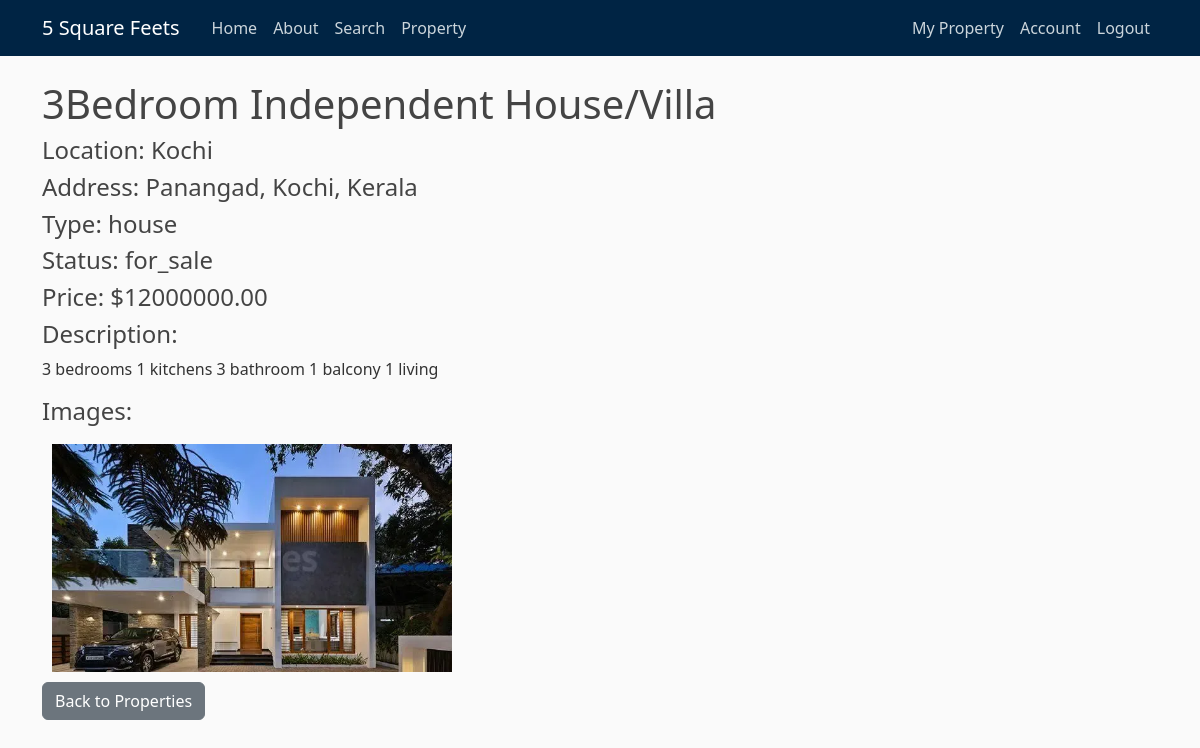
The page /property1/2 (signed in) on the database as committed earlier.
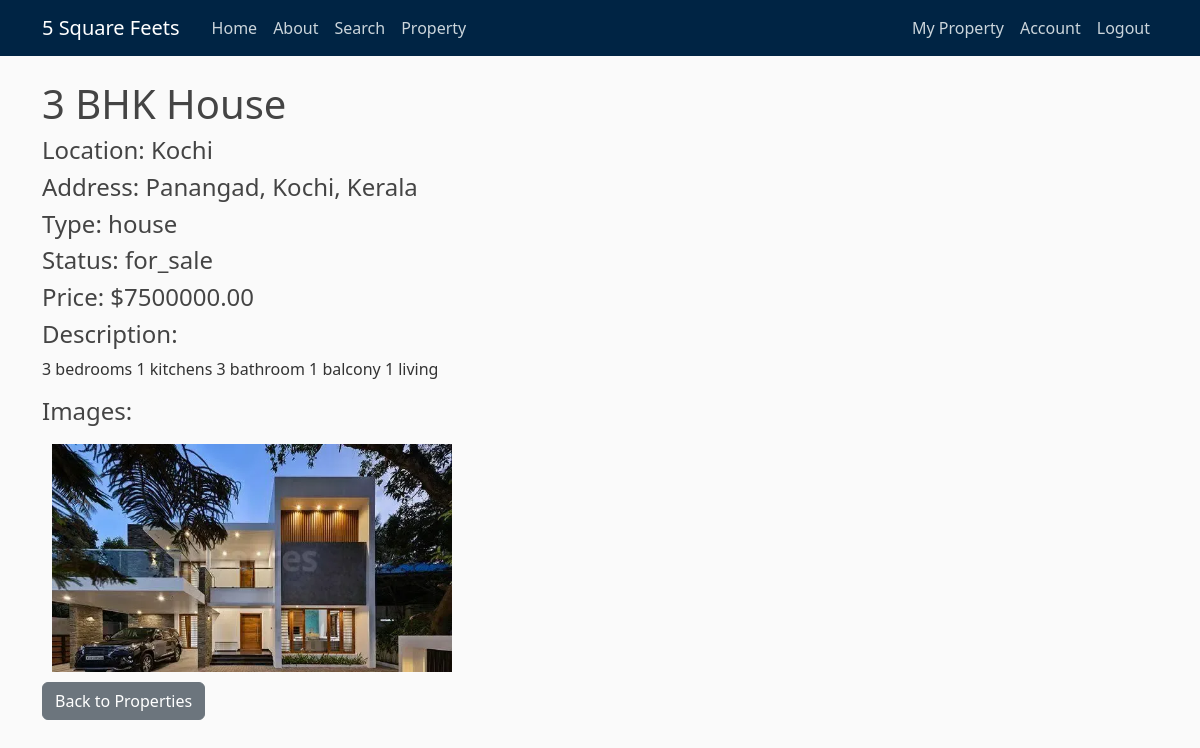
The same page on the database as committed later.
### fivesquarefeets/models.py (models this page shows, shortened)
class Property(db.Model):
    property_id = db.Column(db.Integer, primary_key=True)
    property_title = db.Column(db.String(100), nullable=False)
    location = db.Column(db.String(100), nullable=False)
    address = db.Column(db.Text, nullable=False)
    property_type = db.Column(db.Enum('house', 'apartment', 'office', 'retail', 'land', name='property_type_enum'), nullable=False)
    status = db.Column(db.Enum('for_sale', 'for_rent', 'pending', 'sold', name='status_enum'), nullable=False)
    price = db.Column(db.Numeric(10, 2), nullable=False)
    description = db.Column(db.Text, nullable=False)
    images = db.Column(db.Text, nullable=True)  # Can store paths or URLs to images
    date_posted = db.Column(db.DateTime, nullable=False, default=datetime.now(timezone.utc))
    user_id = db.Column(db.Integer, db.ForeignKey('user.id'), nullable=False)
    bookings = db.relationship('Booking', backref='property', lazy=True)
    reviews = db.relationship('Review', backref='property', lazy=True)

### fivesquarefeets/routes.py (the view)
@bp.route("/property1/<int:property_id>")
@login_required
def view_property(property_id):
    property = Property.query.get_or_404(property_id)
    if property.author != current_user:
        flash('You do not have permission to view this property.', 'danger')
        return redirect(url_for('main.myproperty'))
    return render_template('view_property.html', title=property.property_title, property=property)

### fivesquarefeets/models.py (called while the page is built)
@login_manager.user_loader
def load_user(user_id):
    return db.session.get(User, int(user_id))

### fivesquarefeets/templates/view_property.html (shortened to what this page needs)
{% extends "layout.html" %}
{% block content %}
    <h1>{{ property.property_title }}</h1>
    <h4>Location: {{ property.location }}</h4>
    <h4>Address: {{ property.address }}</h4>
    <h4>Type: {{ property.property_type }}</h4>
    <h4>Status: {{ property.status }}</h4>
    <h4>Price: ${{ property.price }}</h4>
    <h4>Description:</h4>
    <p>{{ property.description }}</p>
    {% if property.images %}
        <h4>Images:</h4>
        <div class="property-images">
            {% for image in property.images.split(',') %}
                <img src="{{ url_for('static', filename='property_pics/' ~ image.strip()) }}" alt="Property Image" class="img-fluid" style="max-width: 400px; margin: 10px;">
            {% endfor %}
        </div>
    {% endif %}
    <a href="{{ url_for('main.all_properties') }}" class="btn btn-secondary">Back to Properties</a>
{% endblock %}

Rows that differ between the two databases and show on the page:
changed Property "Kochi": property_title "3Bedroom Independent House/Villa" → "3 BHK House"; price "12000000.00" → "7500000.00"
